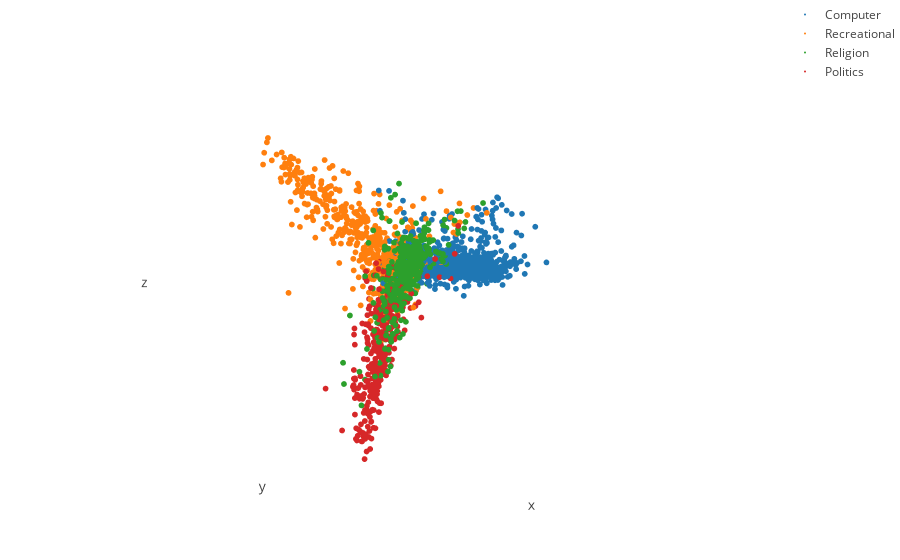

Notebook cell for this chart:
### Markdown cell above
Now, using the 2nd, 3rd and 4th eigenvectors and the true labels, we will look at whether or not the Spectral decomposition is useful or not.

### Code cell
plots.plot3D(eigenvectors, y_parent, y_parent, label_to_name, node_size=2, opacity=1)

### Figure 1 — Plotly figure (JSON) as saved in the notebook; plotly's stock layout.template omitted (floating-point values rounded to 4 significant figures; data arrays with more than 128 entries replaced by an {"elided": "..."} marker saying what was removed)
{"data": [{"hoverinfo": "text+name", "marker": {"color": 0, "colorscale": "Portland", "opacity": 1, "size": 2}, "mode": "markers", "name": "Computer", "text": {"elided": "709 int values"}, "type": "scatter3d", "x": {"elided": "709 float values"}, "y": {"elided": "709 float values"}, "z": {"elided": "709 float values"}}, {"hoverinfo": "text+name", "marker": {"color": 1, "colorscale": "Portland", "opacity": 1, "size": 2}, "mode": "markers", "name": "Recreational", "text": {"elided": "567 int values"}, "type": "scatter3d", "x": {"elided": "567 float values"}, "y": {"elided": "567 float values"}, "z": {"elided": "567 float values"}}, {"hoverinfo": "text+name", "marker": {"color": 2, "colorscale": "Portland", "opacity": 1, "size": 2}, "mode": "markers", "name": "Religion", "text": {"elided": "375 int values"}, "type": "scatter3d", "x": {"elided": "375 float values"}, "y": {"elided": "375 float values"}, "z": {"elided": "375 float values"}}, {"hoverinfo": "text+name", "marker": {"color": 3, "colorscale": "Portland", "opacity": 1, "size": 2}, "mode": "markers", "name": "Politics", "text": {"elided": "349 int values"}, "type": "scatter3d", "x": {"elided": "349 float values"}, "y": {"elided": "349 float values"}, "z": {"elided": "349 float values"}}], "layout": {"hovermode": "closest", "margin": {"b": 0, "l": 0, "r": 0, "t": 0}, "scene": {"xaxis": {"showbackground": false, "showexponent": false, "showgrid": false, "showspikes": false, "showticklabels": false, "showtickprefix": false, "ticks": false, "zeroline": false}, "yaxis": {"showbackground": false, "showexponent": false, "showgrid": false, "showspikes": false, "showticklabels": false, "showtickprefix": false, "ticks": false, "zeroline": false}, "zaxis": {"showbackground": false, "showexponent": false, "showgrid": false, "showspikes": false, "showticklabels": false, "showtickprefix": false, "ticks": false, "zeroline": false}}}}
